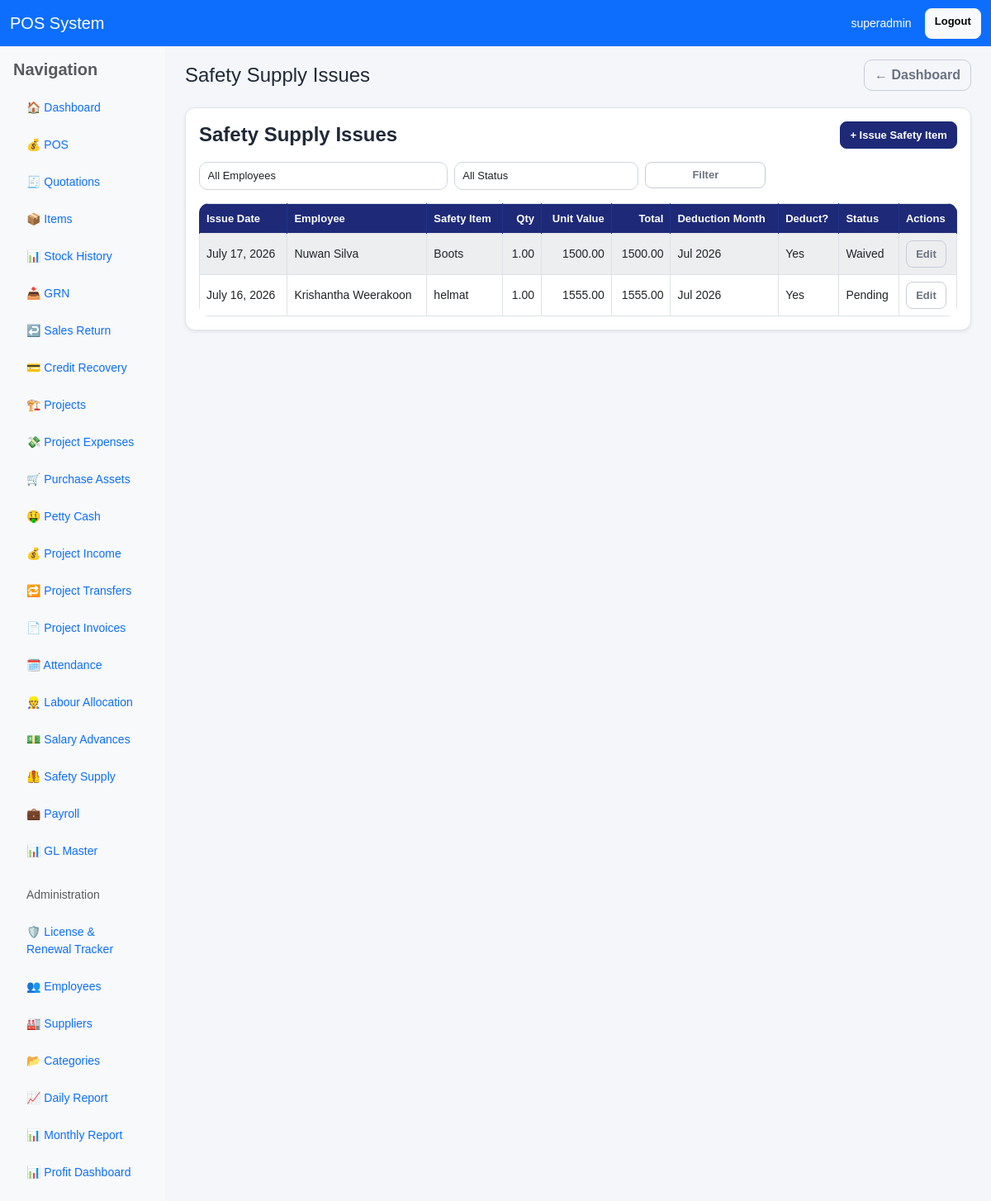
The page /safety-items/ (signed in) on the database as committed earlier.
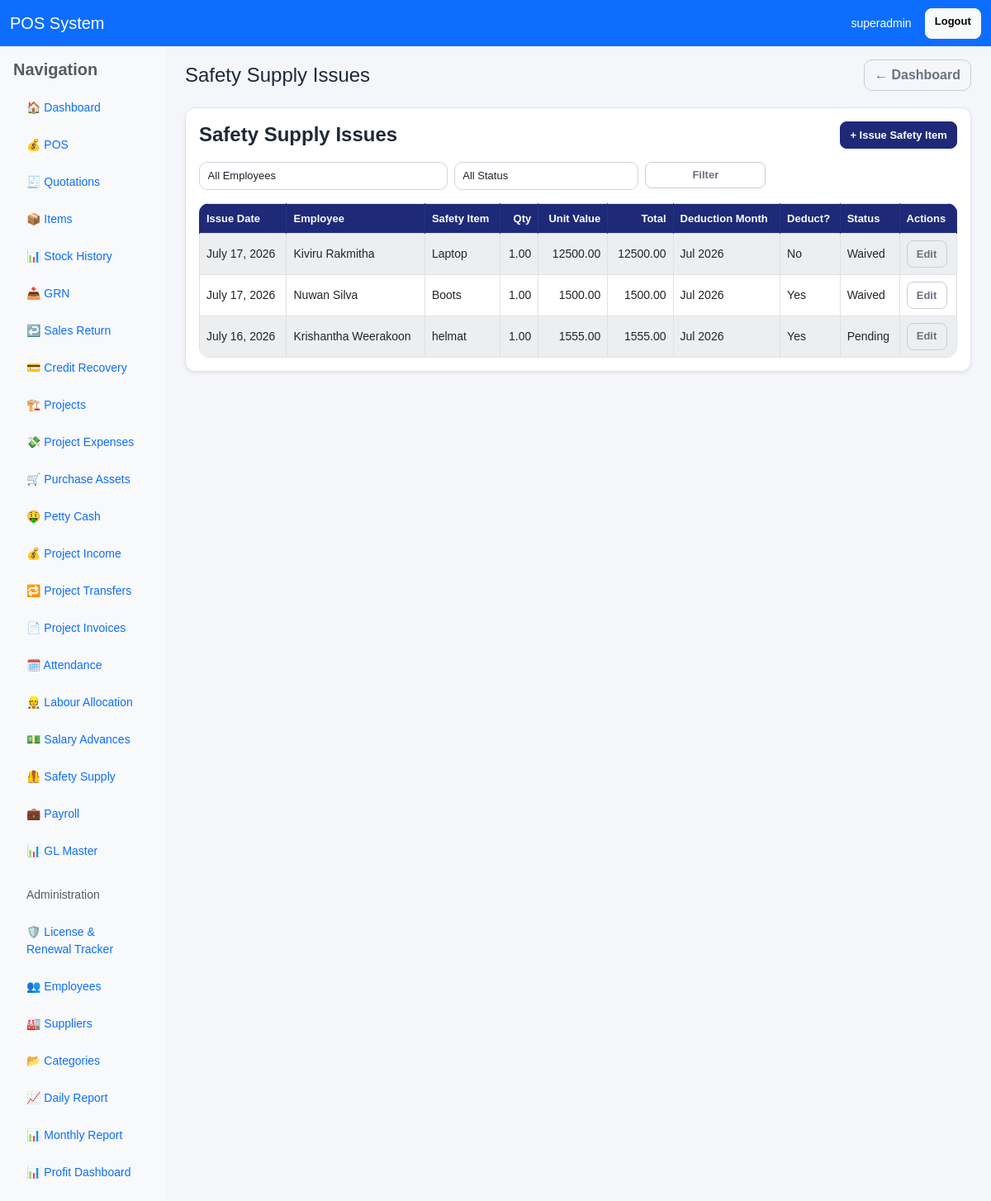
The same page on the database as committed later.
### pos/models.py (models this page shows, shortened)
class SafetyItemIssue(models.Model):
    STATUS_CHOICES = [
        ("pending", "Pending"),
        ("deducted", "Deducted"),
        ("waived", "Waived"),
    ]
    employee = models.ForeignKey(Employee, on_delete=models.CASCADE, related_name="safety_item_issues")
    safety_item = models.CharField(max_length=255)
    issue_date = models.DateField(default=timezone.now)
    quantity = models.DecimalField(max_digits=12, decimal_places=2, default=1)
    item_value = models.DecimalField(max_digits=12, decimal_places=2, default=0)
    total_value = models.DecimalField(max_digits=14, decimal_places=2, default=0)
    deduction_month = models.DateField(blank=True, null=True)
    deduct_from_salary = models.BooleanField(default=True)
    status = models.CharField(max_length=20, choices=STATUS_CHOICES, default="pending")
    remarks = models.CharField(max_length=255, blank=True, null=True)
    created_at = models.DateTimeField(auto_now_add=True)
    class Meta:
        ordering = ["-issue_date", "-id"]

class Employee(models.Model):
    EMPLOYMENT_TYPE_CHOICES = [
        ("permanent", "Permanent"),
        ("executive", "Executive"),
        ("contract", "Contract"),
        ("daily_labour", "Daily Labour"),
    ]
    SALARY_TYPE_CHOICES = [
        ("monthly", "Monthly"),
        ("daily", "Daily"),
        ("contract", "Contract"),
    ]
    user = models.ForeignKey(User, on_delete=models.SET_NULL, null=True, blank=True, related_name="employee_profile")
    emp_no = models.CharField(max_length=30, unique=True, blank=True, null=True)
    full_name = models.CharField(max_length=255)
    nic = models.CharField(max_length=20, blank=True, null=True)
    employee_category = models.CharField(max_length=100, blank=True, null=True)
    designation = models.CharField(max_length=100, blank=True, null=True)
    department = models.CharField(max_length=100, blank=True, null=True)
    joining_date = models.DateField(blank=True, null=True)
    basic_salary = models.DecimalField(max_digits=14, decimal_places=2, default=0)
    daily_rate = models.DecimalField(max_digits=14, decimal_places=2, default=0)
    ot_rate = models.DecimalField(max_digits=12, decimal_places=2, default=0, help_text="OT rate per hour. If blank/0, derived from daily/basic rate.")
    salary_type = models.CharField(max_length=20, choices=SALARY_TYPE_CHOICES, default="monthly")
    contract_based = models.BooleanField(default=False)
    employment_type = models.CharField(max_length=30, choices=EMPLOYMENT_TYPE_CHOICES, default="permanent")
    epf_etf_applicable = models.BooleanField(default=True)
    default_project = models.ForeignKey(Project, on_delete=models.SET_NULL, null=True, blank=True, related_name="default_employees")
    default_supervisor = models.ForeignKey("self", on_delete=models.SET_NULL, null=True, blank=True, related_name="default_supervised_employees")
    bank_name = models.CharField(max_length=255, blank=True, null=True)
    bank_account_no = models.CharField(max_length=50, blank=True, null=True)
    address = models.TextField(blank=True, null=True)
    tel = models.CharField(max_length=30, blank=True, null=True)
    petty_cash_limit = models.DecimalField(max_digits=12, decimal_places=2, default=0)
    is_active = models.BooleanField(default=True)
    created_at = models.DateTimeField(auto_now_add=True)
    class Meta:
        ordering = ["emp_no", "full_name"]

### pos/views.py (the view)
# urls.py: path('safety-items/', views.safety_item_list, name='safety_item_list'),
@user_passes_test(can_process_payroll)
def safety_item_list(request):
    issues = SafetyItemIssue.objects.select_related("employee").order_by("-issue_date", "-id")
    employee_id = request.GET.get("employee")
    status = request.GET.get("status")
    if employee_id:
        issues = issues.filter(employee_id=employee_id)
    if status:
        issues = issues.filter(status=status)
    return render(request, "pos/safety_item_list.html", {
        "issues": issues,
        "employees": Employee.objects.filter(is_active=True).order_by("full_name"),
        "selected_employee": employee_id or "",
        "selected_status": status or "",
    })

### pos/views.py (called while the page is built)
def is_owner(user):
    return user.is_superuser or user.groups.filter(name__iexact="Owner").exists()

def can_process_payroll(user):
    return is_owner(user) or is_hr_manager(user)

### pos/templates/pos/safety_item_list.html (shortened to what this page needs)
{% extends 'base.html' %}
{% block page_title %}Safety Supply Issues{% endblock %}
{% block content %}
<div class="card shadow-sm">
    <div class="card-body">
        <div class="d-flex justify-content-between align-items-center mb-3">
            <h4 class="mb-0">Safety Supply Issues</h4>
            <a href="{% url 'add_safety_item' %}" class="btn btn-primary btn-sm">+ Issue Safety Item</a>
        </div>
        <form method="get" class="row g-2 mb-3">
            <div class="col-md-4">
                <select name="employee" class="form-select form-select-sm">
                    <option value="">All Employees</option>
                </select>
            </div>
            <div class="col-md-3">
                <select name="status" class="form-select form-select-sm">
                    <option value="">All Status</option>
                </select>
            </div>
            <div class="col-md-2"><button class="btn btn-outline-secondary btn-sm w-100">Filter</button></div>
        </form>
        <div class="table-responsive">
            <table class="table table-bordered table-striped align-middle">
                <thead>
                    <tr>
                        <th>Issue Date</th>
                        <th>Employee</th>
                        <th>Safety Item</th>
                        <th class="text-end">Qty</th>
                        <th class="text-end">Unit Value</th>
                        <th class="text-end">Total</th>
                        <th>Deduction Month</th>
                        <th>Deduct?</th>
                        <th>Status</th>
                        <th>Actions</th>
                    </tr>
                </thead>
                <tbody>
                    {% for i in issues %}
                    <tr>
                        <td>{{ i.issue_date }}</td>
                        <td>{{ i.employee.full_name }}</td>
                        <td>{{ i.safety_item }}</td>
                        <td class="text-end">{{ i.quantity }}</td>
                        <td class="text-end">{{ i.item_value }}</td>
                        <td class="text-end">{{ i.total_value }}</td>
                        <td>{% if i.deduction_month %}{{ i.deduction_month|date:'M Y' }}{% else %}-{% endif %}</td>
                        <td>{% if i.deduct_from_salary %}Yes{% else %}No{% endif %}</td>
                        <td>{{ i.get_status_display }}</td>
                        <td>
                            {% if i.status != 'deducted' %}
                            <a href="{% url 'edit_safety_item' i.id %}" class="btn btn-sm btn-outline-secondary">Edit</a>
                            {% endif %}
                        </td>
                    </tr>
                    {% empty %}
                    <tr><td colspan="10" class="text-center text-muted">No safety issues yet.</td></tr>
                    {% endfor %}
                </tbody>
            </table>
        </div>
    </div>
</div>
{% endblock %}

### pos/templates/base.html (shortened to what this page needs)
{% load static %}
{% load currency_filters %}
<!DOCTYPE html>
<html lang="en">
<head>
    <link href="https://cdn.jsdelivr.net/npm/bootstrap@5.3.0/dist/css/bootstrap.min.css" rel="stylesheet">
    <link href="{% static 'css/app.css' %}" rel="stylesheet">
</head>
<body class="app-body">
    {% include 'includes/navbar.html' %}
    <div class="container-fluid">
        <div class="row">
            <div class="col-md-2 bg-light min-vh-100 p-0">
                {% include 'includes/sidebar.html' %}
            </div>
            <div class="col-md-10">
                {% block page_header %}
                <div class="container-fluid pt-3 pb-1">
                    <div class="d-flex justify-content-between align-items-center">
                        <h1 class="h4 mb-0">{% block page_title %}{% endblock %}</h1>
                        <a href="{% url 'dashboard' %}" class="btn btn-outline-secondary">
                            ← Dashboard
                        </a>
                    </div>
                </div>
                {% endblock %}
                <main class="container-fluid py-3">
                    {% block content %}{% endblock %}
                </main>
            </div>
        </div>
    </div>
</body>
</html>

### pos/templates/includes/navbar.html
<nav class="navbar navbar-expand-lg navbar-dark bg-primary">
    <div class="container-fluid">
        <a class="navbar-brand" href="{% url 'dashboard' %}">POS System</a>
        <div class="d-flex ms-auto">
            {% if request.user.is_authenticated %}
                <span class="navbar-text text-white me-3">
                    {{ request.user.username }}
                </span>
                <a href="{% url 'logout' %}" class="btn btn-light btn-sm">Logout</a>
            {% endif %}
        </div>
    </div>
</nav>

### pos/templates/includes/sidebar.html
<div class="p-3">
    <h5 class="text-muted mb-3">Navigation</h5>
    <ul class="nav flex-column gap-2">
        <li><a class="nav-link" href="{% url 'dashboard' %}">🏠 Dashboard</a></li>
        <li><a class="nav-link" href="{% url 'pos' %}">💰 POS</a></li>
        <li><a class="nav-link" href="{% url 'quotation_list' %}">🧾 Quotations</a></li>
        <li><a class="nav-link" href="{% url 'item_list' %}">📦 Items</a></li>
        <li><a class="nav-link" href="{% url 'stock_history' %}">📊 Stock History</a></li>
        <li><a class="nav-link" href="{% url 'grn_list' %}">📥 GRN</a></li>
        <li><a class="nav-link" href="{% url 'sales_return' %}">↩️ Sales Return</a></li>
        <li><a class="nav-link" href="{% url 'credit_sales_list' %}">💳 Credit Recovery</a></li>
        <li><a class="nav-link" href="{% url 'project_list' %}">🏗️ Projects</a></li>
        <li><a class="nav-link" href="{% url 'project_expense_list' %}">💸 Project Expenses</a></li>
        <li><a class="nav-link" href="{% url 'purchase_order_list' %}">🛒 Purchase Assets</a></li>
        <li><a class="nav-link" href="{% url 'petty_cash_list' %}">🤑 Petty Cash</a></li>
        <li><a class="nav-link" href="{% url 'project_income_list' %}">💰 Project Income</a></li>
        <li><a class="nav-link" href="{% url 'project_transfer_list' %}">🔁 Project Transfers</a></li>
        <li><a class="nav-link" href="{% url 'project_invoice_list' %}">📄 Project Invoices</a></li>
        <li><a class="nav-link" href="{% url 'attendance_list' %}">🗓️ Attendance</a></li>
        <li><a class="nav-link" href="{% url 'labour_allocation_list' %}">👷 Labour Allocation</a></li>
        <li><a class="nav-link" href="{% url 'salary_advance_list' %}">💵 Salary Advances</a></li>
        <li><a class="nav-link" href="{% url 'safety_item_list' %}">🦺 Safety Supply</a></li>
        <li><a class="nav-link" href="{% url 'payroll_list' %}">💼 Payroll</a></li>
        <li><a class="nav-link" href="{% url 'gl_list' %}">📊 GL Master</a></li>
        <li class="nav-item mt-2"><span class="nav-link disabled text-muted">Administration</span></li>
        <li><a class="nav-link" href="{% url 'license_renewal_list' %}">🛡️ License & Renewal Tracker</a></li>
        <li><a class="nav-link" href="{% url 'employee_list' %}">👥 Employees</a></li>
        <li><a class="nav-link" href="{% url 'supplier_list' %}">🏭 Suppliers</a></li>
        <li><a class="nav-link" href="{% url 'category_list' %}">📂 Categories</a></li>
        <li><a class="nav-link" href="{% url 'daily_report' %}">📈 Daily Report</a></li>
        <li><a class="nav-link" href="{% url 'monthly_report' %}">📊 Monthly Report</a></li>
        <li><a class="nav-link" href="{% url 'retail_vs_project_profit_dashboard' %}">📊 Profit Dashboard</a></li>
    </ul>
</div>

### static/css/app.css (style rules this page uses)
:root { --app-bg: #f4f6f9; --card-bg: #ffffff; --border-color: #dfe3ea; --text-main: #1f2937; --text-muted: #6b7280; --brand: #1e2a78; --brand-dark: #182260; --brand-soft: #eef2ff; --success-soft: #eaf7ee; --danger-soft: #fdecec; --warning-soft: #fff7e6; --shadow-soft: 0 2px 10px rgba(15, 23, 42, 0.06); --shadow-medium: 0 6px 18px rgba(15, 23, 42, 0.08); --radius: 12px; --pi-dark: #16384b; --pi-dark-2: #20495e; --pi-teal: #1fb6be; --pi-teal-2: #28c7cd; --pi-soft: #eef8f8; --pi-border: #cfe5e7; }
html, body { margin: 0; padding: 0; }
body.app-body { background: var(--app-bg); color: var(--text-main); font-size: 14px; font-family: Arial, sans-serif; }
.container, .container-fluid { width: 100%; }
.app-card, .card { border: 1px solid var(--border-color); border-radius: var(--radius); box-shadow: var(--shadow-soft); background: var(--card-bg); }
.app-page-title, h4, h5 { color: var(--text-main); font-weight: 700; margin: 0; }
.form-control, .form-select { border-radius: 10px; border: 1px solid #cfd6e1; font-size: 14px; padding: 0.5rem 0.7rem; min-height: 38px; background: #fff; }
.form-control-sm, .form-select-sm { min-height: 34px; padding: 0.4rem 0.6rem; font-size: 13px; }
.btn { border-radius: 10px; font-weight: 600; transition: all 0.18s ease; }
.btn-sm { border-radius: 8px; font-size: 13px; padding: 0.35rem 0.7rem; }
.btn-primary { background: var(--brand); border-color: var(--brand); color: #fff; }
.btn-outline-secondary { color: #6b7280; border-color: #c7ced8; }
.table { margin-bottom: 0; }
.table-responsive { border-radius: 12px; }
.table thead th, .table-dark th { background: var(--brand) !important; color: #fff !important; border-color: #22318b !important; font-size: 13px; font-weight: 700; vertical-align: middle; }
.table td, .table th { vertical-align: middle; }
.table-striped > tbody > tr:nth-of-type(odd) > * { background-color: #fafbfd; }

Rows that differ between the two databases and show on the page:
added SafetyItemIssue: issue_date "July 17, 2026", employee.full_name "Kiviru Rakmitha", safety_item "Laptop", quantity "1.00", item_value "12500.00", total_value "12500.00", deduction_month "Jul 2026", deduct_from_salary "No", status "Waived", shows "Edit"
